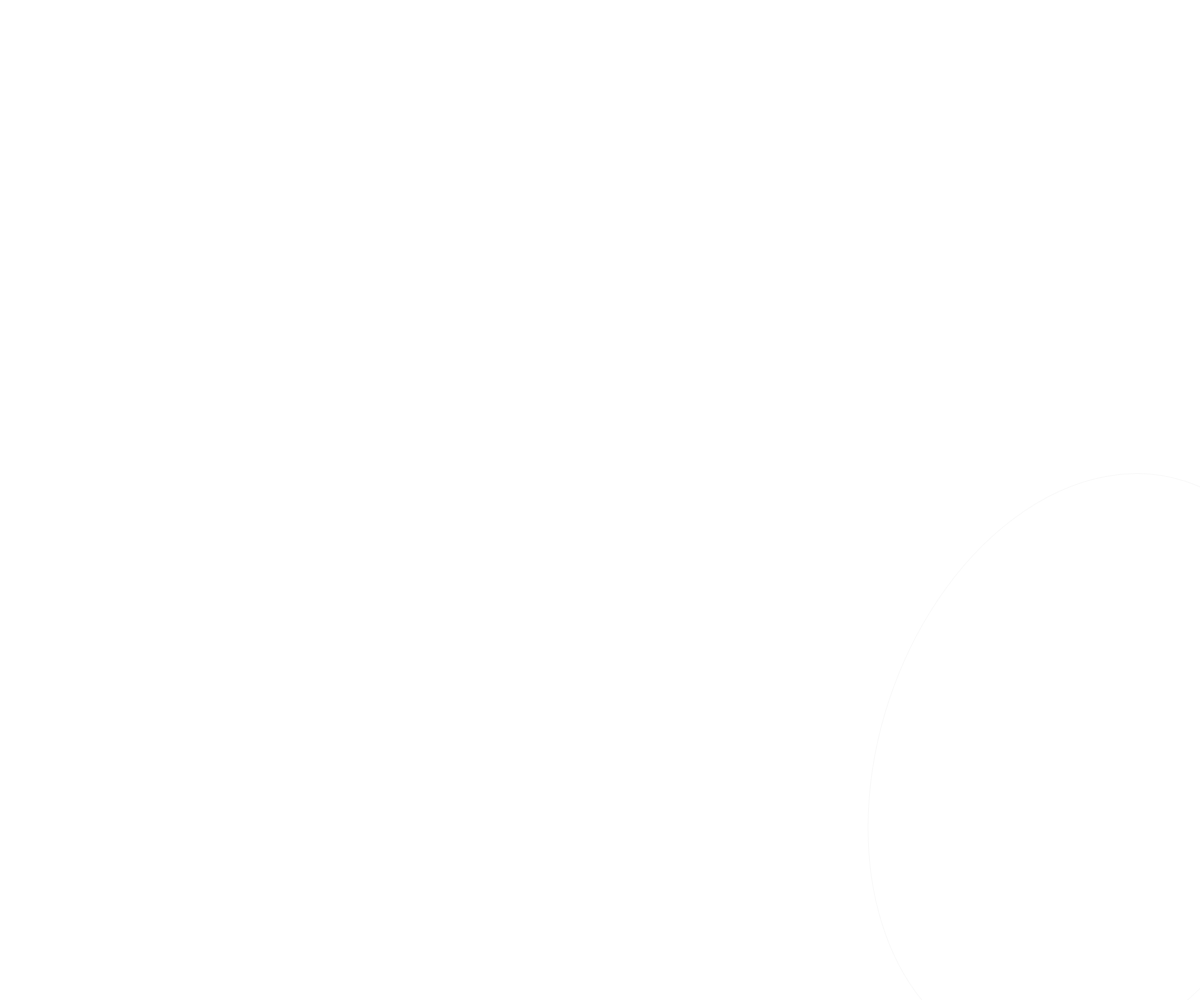
Frame 1 (no input)
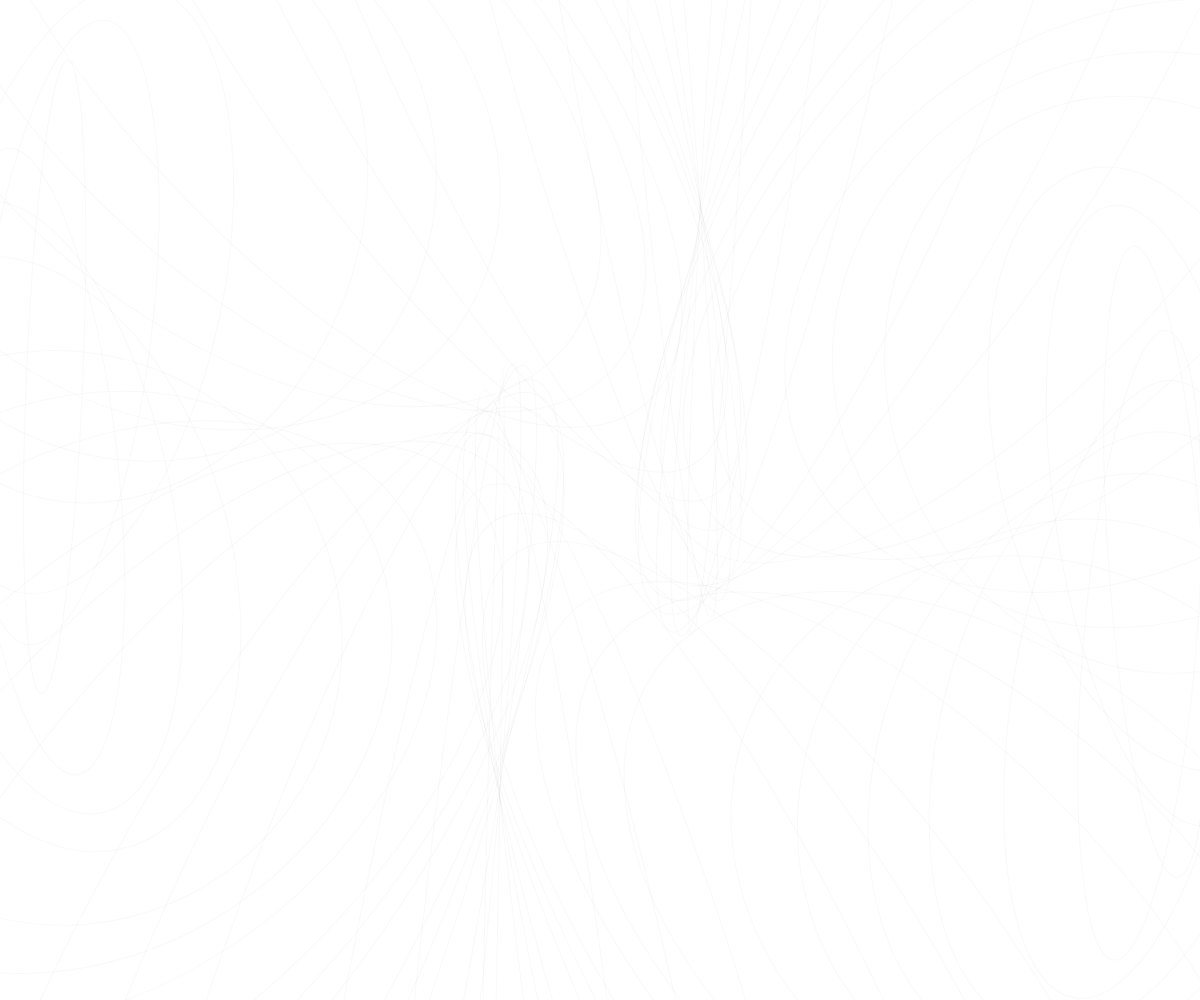
Frame 60 (no input)
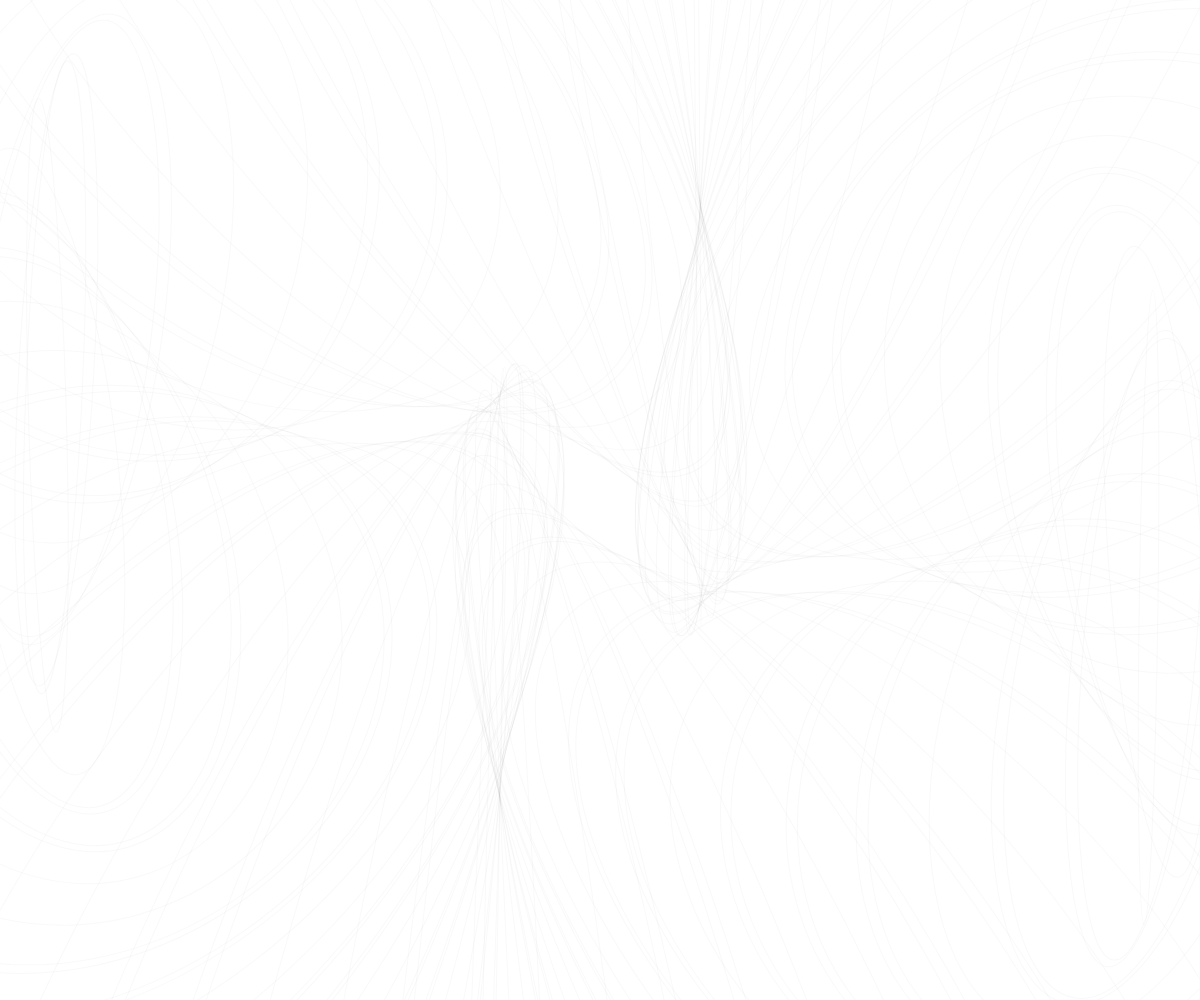
Frame 120 (the mouse pressed at the canvas centre since frame 60)

The p5.js sketch that drew these frames (run headless with seeded random() and noise() and a simulated clock; from frame 60 on, the mouse is pressed at the canvas centre):

// p5.js sketch
// ── sketch.js
function setup() {
  let c = createCanvas(windowWidth, windowHeight);
  c.position(0, 0);
}


function draw() {
  noFill();
  stroke(100, 10);  
  frameRate(200);
  var t = frameCount;
  translate(windowWidth / 2, (windowHeight) / 2);
  rotate(t / PI);
  ellipse(550, 100, sin(t / PI ) * 1360, cos(t / PI ) * 634);
};
  


// ── style.css
html, body {
  margin: 0;
  padding: 0;
  font-family: 'IBM Plex Mono', monospace;
  background-color: #F0F0F0;
  font-weight: 400;
}

div {
  display: flex;
  flex-wrap: wrap;
  flex-direction: row;
  justify-content: center;
  align-content: center;

}

h1 {
  font-weight: 200;
  font-size: 50px;
  padding: 40px;
  color: black;
  z-index: 5;
  
}

.art {
  justify-content: center;
  align-content: center;
}

div p {
  width: 40%;
  z-index: 4;
  color: black;
  
}


a {
  color: black;
}

a:link {
  text-decoration: none;
}

a:hover {
  font-weight: 400;
}

a:active {
  font-weight: 600;
}

p a:link{
  font-weight: 500;
}

p a:hover{
  font-weight: 600;
}

canvas {
  display: block;
}



@media only screen and (max-width: 800px) {
  h1 {
    font-weight: 200;
    font-size: 28px;
    padding: 20px;
  }

  div p {
    width: 80%;
  }
  
}
